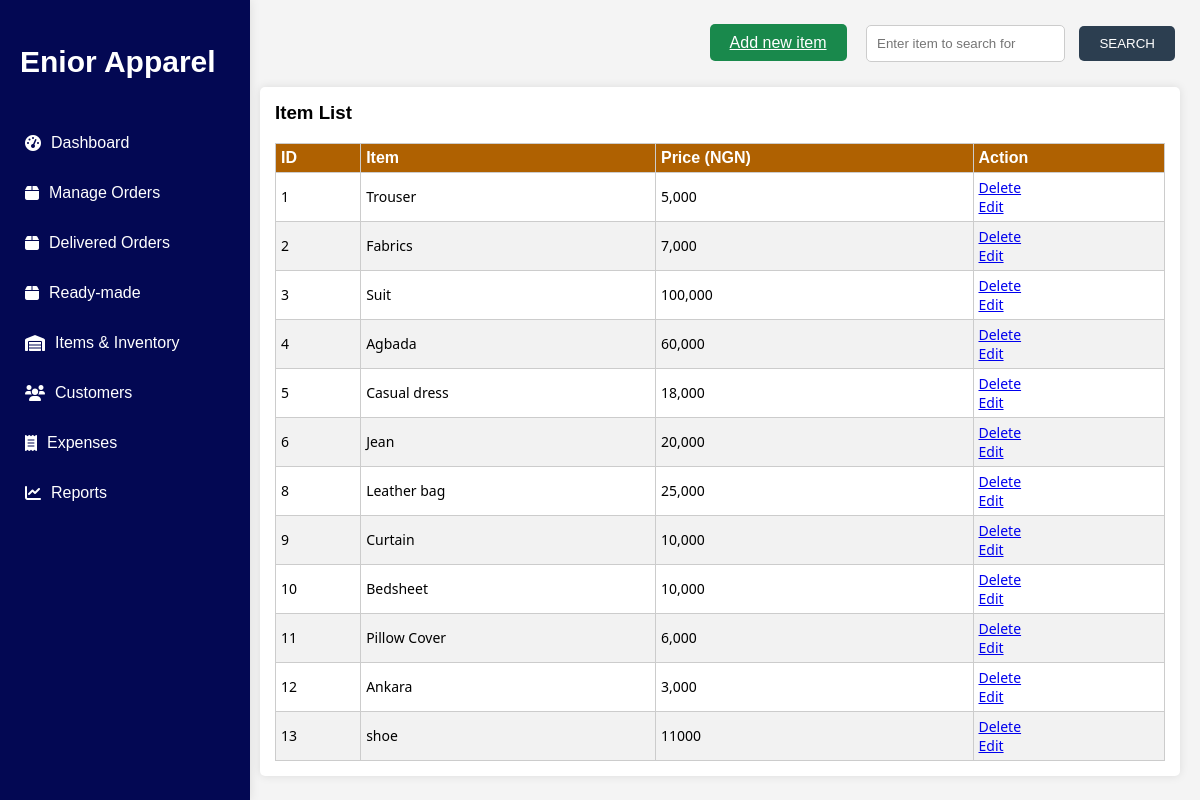
/items, run on the app's committed database.
### app.py (models this page shows)
class Item(db.Model):
    id = db.Column(db.Integer, primary_key=True)
    item_name = db.Column(db.String(80), nullable=False)
    price = db.Column(db.String(20), nullable=False)

### app.py (the view)
@app.route('/items', methods=['GET', 'POST'])
def items():
    items = []
    if request.method == 'POST':
        search_query = request.form.get('search_query', '').lower()
        for item in Item.query.all():
            if search_query in item.item_name.lower():
                items.append(item)
    else:
        for item in Item.query.all():
            items.append(item)
    return render_template('item_page.html', items=items)

### templates/item_page.html (shortened to what this page needs)
<!DOCTYPE html>
<html lang="en">
<head>
    <link rel="stylesheet" href="https://cdnjs.cloudflare.com/ajax/libs/font-awesome/6.0.0-beta3/css/all.min.css">
    <link rel="stylesheet" href="{{ url_for('static', filename='styles.css') }}">
</head>
<body>
    <div class="container">
        <nav class="sidebar">
            <h1>Enior Apparel</h1>
            <ul>
                <li><a href="{{ url_for('index') }}"><i class="fas fa-tachometer-alt"></i> Dashboard</a></li>
                <li><a href="{{ url_for('create_order') }}"><i class="fas fa-box"></i> Manage Orders</a></li>
                <li><a href="{{ url_for('delivered_order') }}"><i class="fas fa-box"></i> Delivered Orders</a></li>
                <li><a href="{{ url_for('ready_order') }}"><i class="fas fa-box"></i> Ready-made</a></li>
                <li><a href="{{ url_for('items') }}"><i class="fas fa-warehouse"></i> Items & Inventory</a></li>
                <li><a href="{{ url_for('view_customer') }}"><i class="fas fa-users"></i> Customers</a></li>
                <li><a href="{{ url_for('view_expenses') }}"><i class="fas fa-receipt"></i> Expenses</a></li>
                <li><a href="{{ url_for('reports') }}"><i class="fas fa-chart-line"></i> Reports</a></li>
            </ul>
        </nav>
        <div class="main-content">
            <div class="item-header">
                <form method="post" action="{{ url_for('items') }}">
                    <a href="{{ url_for('add_item') }}" class="add-new-item">Add new item</a>
                    <input type="text" name="search_query" placeholder="Enter item to search for" class="search-input">
                    <button type="submit" class="search-button">SEARCH</button>
                </form>
            </div>
            <div class="item-list">
                <h3>Item List</h3>
                <div style="overflow-y:auto;">
                    <table>
                        <thead>
                            <tr>
                                <th>ID</th>
                                <th>Item</th>
                                <th>Price (NGN)</th>
                                <th>Action</th>
                            </tr>
                        </thead>
                        <tbody>
                            {% if items %}
                                {% for item in items %}
                                    <tr>
                                        <td>{{ item.id }}</td>
                                        <td>{{ item.item_name }}</td>
                                        <td>{{ item.price }}</td>
                                        <td>
                                            <a href="/delete_item/{{item.id}}">Delete</a>
                                            <br/>
                                            <a href="/edit_item/{{item.id}}">Edit</a>
                                        </td>
                                    </tr>
                                {% endfor %}
                            {% else %}
                                <tr>
                                    <td colspan="3">No Item found</td>
                                </tr>
                            {% endif %}
                        </tbody>
                    </table>
                </div>
            </div>
        </div>
    </div>
</body>
</html>

### static/styles.css (style rules this page uses)
body { font-family: Arial, sans-serif; margin: 0; padding: 0; background-color: #f4f4f4; }
.container { display: flex; }
.sidebar { width: 220px; height: calc(100vh - 30px); position: fixed; background-color: rgb(3, 8, 83); color: white; box-shadow: 0 0 10px rgba(0, 0, 0, 0.1); padding: 15px; }
.sidebar h1 { text-align: left; font-family: 'Trebuchet MS', 'Lucida Sans Unicode', 'Lucida Grande', 'Lucida Sans', Arial, sans-serif; color: white; font-size: 30px; margin-bottom: 40px; border-radius: 5px; padding: 5px; }
.sidebar ul { list-style-type: none; padding: 0; }
.sidebar ul li { margin: 12px 0; }
.sidebar ul li a { color: white; text-decoration: none; display: flex; align-items: center; padding: 10px; transition: background 0.3s; }
.sidebar ul li a i { margin-right: 10px; }
.main-content { flex: 1; padding: 20px; margin-left: 240px; }
.main-content { flex: 1; padding: 20px; }
.search-input { flex: 2; padding: 10px; margin-right: 10px; border-radius: 5px; border: 1px solid #ccc; }
.search-button { background-color: #2c3e50; color: white; border: none; padding: 10px 20px; cursor: pointer; border-radius: 5px; }
.result-list table, th, td { border: 1px solid #ccc; }
body { font-family: Arial, sans-serif; }
.orders-due table, th, td { border: 1px solid #ccc; }
.orders-due th, td { padding: 10px; text-align: left; font-size: small; font-family: 'Segoe UI', Tahoma, Geneva, Verdana, sans-serif; }
.recent-orders table, th, td { border: 1px solid #ccc; }
.recent-orders th, td { padding: 10px; text-align: left; font-size: small; font-family: 'Segoe UI', Tahoma, Geneva, Verdana, sans-serif; }
.item-list { background-color: white; padding: 15px; border-radius: 5px; box-shadow: 0 0 10px rgba(0, 0, 0, 0.1); }
.item-list h3 { margin-top: 0; }
.item-list table { width: 100%; border-collapse: collapse; }
.item-list table, th, td { border: 0.5px solid #ccc; }
.item-list th { padding: 5px; text-align: left; font-size: 16px; background-color: rgb(175, 97, 1); color: white; }
.item-list td { padding: 5px; text-align: left; font-size: 14px; }
.item-list tr:nth-child(even) { background-color: #f2f2f2; }
.add-new-item { background-color: #f4f4f4; margin-top: 50px; }
.item-header { display: flex; align-items: center; margin-bottom: 20px; }
.add-new-item { background-color: #19894c; color: white; border: none; padding: 10px 20px; margin-right: 10px; cursor: pointer; border-radius: 5px; }
.order-list table, th, td { border: 1px solid #ccc; }
.customer-list table, th, td { border: 1px solid #ccc; }
.search-input, .search-select, .search-button, .date-input { margin: 5px; }

### data on the page
Item: id "1", item_name "Trouser", price "5,000"
Item: id "2", item_name "Fabrics", price "7,000"
Item: id "3", item_name "Suit", price "100,000"
Item: id "4", item_name "Agbada", price "60,000"
Item: id "5", item_name "Casual dress", price "18,000"
Item: id "6", item_name "Jean", price "20,000"
Item: id "8", item_name "Leather bag", price "25,000"
Item: id "9", item_name "Curtain", price "10,000"
Item: id "10", item_name "Bedsheet", price "10,000"
Item: id "11", item_name "Pillow Cover", price "6,000"
Item: id "12", item_name "Ankara", price "3,000"
Item: id "13", item_name "shoe", price "11000"
